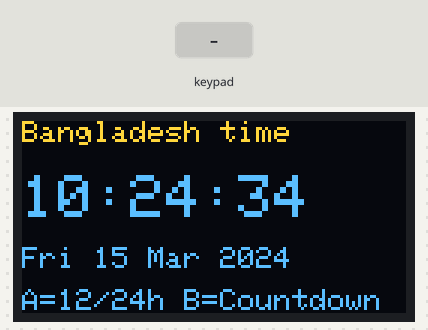
Bench run of a sketch on a simulated ESP32. Shown: 128×64 one-colour display. The inputs (shaded band) are chosen by the test bench. The OLED is the two-colour kind (top 16 rows yellow); WiFi joins after 1.5 s; servers stay silent unless stated; the local clock reads 2024-03-15 10:24:30 at power-on unless the sketch sets it.

Above: at 4.2 s.
4.3 s: key 'A' pressed
At 5.0 s:
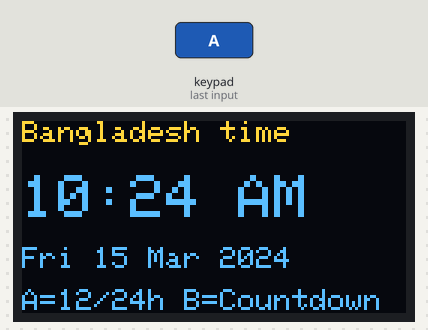
5.8 s: key 'B' pressed
At 6.4 s:
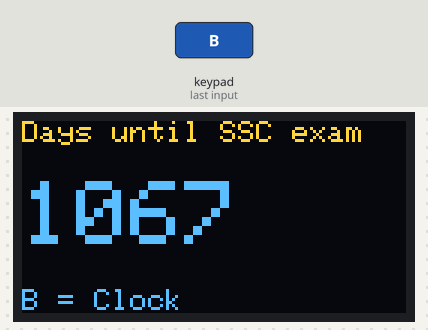
7.3 s: key 'B' pressed
At 8.5 s:
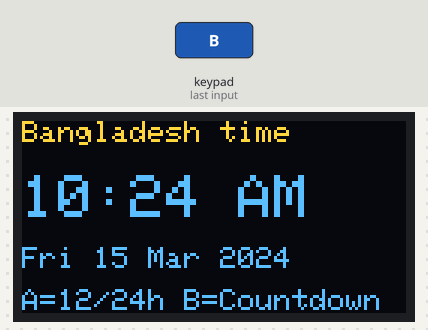
8.8 s: keypad keys 1 3 1 2 1 4 2 7 A pressed 0.4 s apart
At 12.8 s:
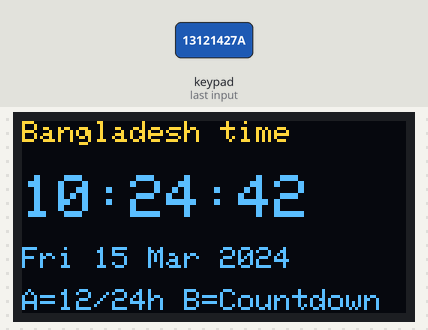
Timing chart, 0 to 14.3 s (numbered marks = the images above; inputs shaded):
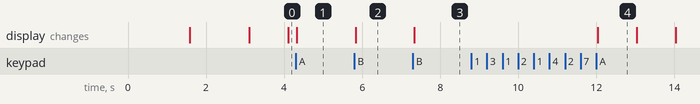

The sketch:

C3_Alarm.ino
```cpp
#include <Wire.h>
#include <Adafruit_GFX.h>
#include <Adafruit_SSD1306.h>
#include <Keypad.h>
#include <WiFi.h>              // NEW: the ESP32's built-in Wi-Fi
#include <time.h>              // NEW: date and time functions

#define SCREEN_WIDTH 128
#define SCREEN_HEIGHT 64
Adafruit_SSD1306 display(SCREEN_WIDTH, SCREEN_HEIGHT, &Wire, -1);

const byte ROWS = 4;
const byte COLS = 4;
char keys[ROWS][COLS] = {
  {'1','2','3','A'},
  {'4','5','6','B'},
  {'7','8','9','C'},
  {'*','0','#','D'}
};
byte rowPins[ROWS] = {13, 12, 14, 27};
byte colPins[COLS] = {26, 25, 33, 32};
Keypad keypad = Keypad(makeKeymap(keys), rowPins, colPins, ROWS, COLS);

// ---------- CHANGE THESE: your Wi-Fi name and password ----------
const char* WIFI_NAME     = "YourWiFiName";
const char* WIFI_PASSWORD = "YourPassword";

// ---------- Bangladesh time: UTC + 6 hours ----------
const char* TIME_ZONE = "<+06>-6";
const char* TIME_SERVER = "pool.ntp.org";

// ---------- CHANGE THIS: the day you are counting down to ----------
const char* EVENT_NAME = "SSC exam";
const int EVENT_YEAR = 2027, EVENT_MONTH = 2, EVENT_DAY = 15;

bool use24Hour = true;
// CHALLENGE 3: alarm time (24-hour clock). Change it!
const int ALARM_HOUR = 6;
const int ALARM_MINUTE = 30;
bool alarmStopped = false;    // a key stops it for this minute
bool flashOn = false;          // A switches between 24-hour and 12-hour
int screen = 0;                 // 0 = clock, 1 = countdown
unsigned long lastUpdate = 0;

void setup() {
  Serial.begin(115200);
  if (!display.begin(SSD1306_SWITCHCAPVCC, 0x3C)) {
    Serial.println("OLED not found");
    while (true);
  }
  display.setTextColor(SSD1306_WHITE);
  connectToWiFi();
  configTzTime(TIME_ZONE, TIME_SERVER);     // ask the internet for the time
}

void loop() {
  char key = keypad.getKey();
  if (key) {                                // any key stops a ringing alarm
    if (flashOn) { alarmStopped = true; flashOn = false; display.invertDisplay(false); }
  }
  if (key == 'A') use24Hour = !use24Hour;   // ! flips true <-> false
  if (key == 'B') screen = 1 - screen;      // 0 -> 1, 1 -> 0

  if (key || millis() - lastUpdate >= 1000) {   // redraw once a second
    lastUpdate = millis();
    struct tm now;
    if (getLocalTime(&now)) {
      if (screen == 0) showClock(now);
      else showCountdown(now);
      checkAlarm(now);
    } else {
      showMessage("Getting time...", "from the internet");
    }
  }
}

void connectToWiFi() {
  showMessage("Connecting to Wi-Fi", WIFI_NAME);
  WiFi.begin(WIFI_NAME, WIFI_PASSWORD);
  unsigned long start = millis();
  while (WiFi.status() != WL_CONNECTED) {
    if (millis() - start > 20000) {          // give up after 20 seconds
      showMessage("Wi-Fi failed!", "Check name/password");
      while (true);                          // stop here
    }
    delay(250);
  }
  showMessage("Connected! My IP:", WiFi.localIP().toString().c_str());
  delay(1500);
}

void showClock(struct tm &now) {
  char timeText[12];
  char dateText[20];
  if (use24Hour) strftime(timeText, sizeof(timeText), "%H:%M:%S", &now);
  else           strftime(timeText, sizeof(timeText), "%I:%M %p", &now);
  strftime(dateText, sizeof(dateText), "%a %d %b %Y", &now);

  display.clearDisplay();
  display.setTextSize(1);
  display.setCursor(0, 0);
  display.println("Bangladesh time");
  display.setTextSize(2);
  display.setCursor(0, 18);
  display.println(timeText);
  display.setTextSize(1);
  display.setCursor(0, 42);
  display.println(dateText);
  display.setCursor(0, 56);
  display.print("A=12/24h B=Countdown");
  display.display();
}

void showCountdown(struct tm &now) {
  struct tm event = {};                  // all fields start at 0
  event.tm_year = EVENT_YEAR - 1900;     // years are counted from 1900
  event.tm_mon  = EVENT_MONTH - 1;       // months are counted from 0
  event.tm_mday = EVENT_DAY;

  struct tm today = now;                 // today at midnight
  today.tm_hour = 0;
  today.tm_min = 0;
  today.tm_sec = 0;

  long secondsLeft = (long)(mktime(&event) - mktime(&today));
  long daysLeft = secondsLeft / 86400;   // 86400 seconds in a day

  display.clearDisplay();
  display.setTextSize(1);
  display.setCursor(0, 0);
  display.print("Days until ");
  display.println(EVENT_NAME);
  display.setTextSize(3);
  display.setCursor(0, 20);
  if (daysLeft >= 0) display.println(daysLeft);
  else display.println("Done!");
  display.setTextSize(1);
  display.setCursor(0, 56);
  display.print("B = Clock");
  display.display();
}

void showMessage(const char* line1, const char* line2) {
  display.clearDisplay();
  display.setTextSize(1);
  display.setCursor(0, 0);
  display.println(line1);
  display.println("");
  display.println(line2);
  display.display();
}

// ---------- CHALLENGE 3: ALARM ----------
// For the whole alarm minute, the screen flashes once a second
// (this function runs once a second). Any key stops it.
void checkAlarm(struct tm &now) {
  bool alarmMinute = (now.tm_hour == ALARM_HOUR && now.tm_min == ALARM_MINUTE);
  if (!alarmMinute) {
    alarmStopped = false;              // ready for tomorrow
    if (flashOn) { flashOn = false; display.invertDisplay(false); }
    return;
  }
  if (alarmStopped) return;
  flashOn = !flashOn;                  // on, off, on, off ...
  display.invertDisplay(flashOn);
}
```

Measured:
- after the input at 4.3 s, the display: changes at once (image 1)
- after the input at 5.8 s, the display: changes at once (image 2)
- after the input at 7.3 s, the display: changes at once (image 3)
- after the input at 8.8 s, the display: changes after 3.2 s (image 4)
- what the display in image 4 shows lasts 1.0 s, from 12.0 s to 13.0 s
